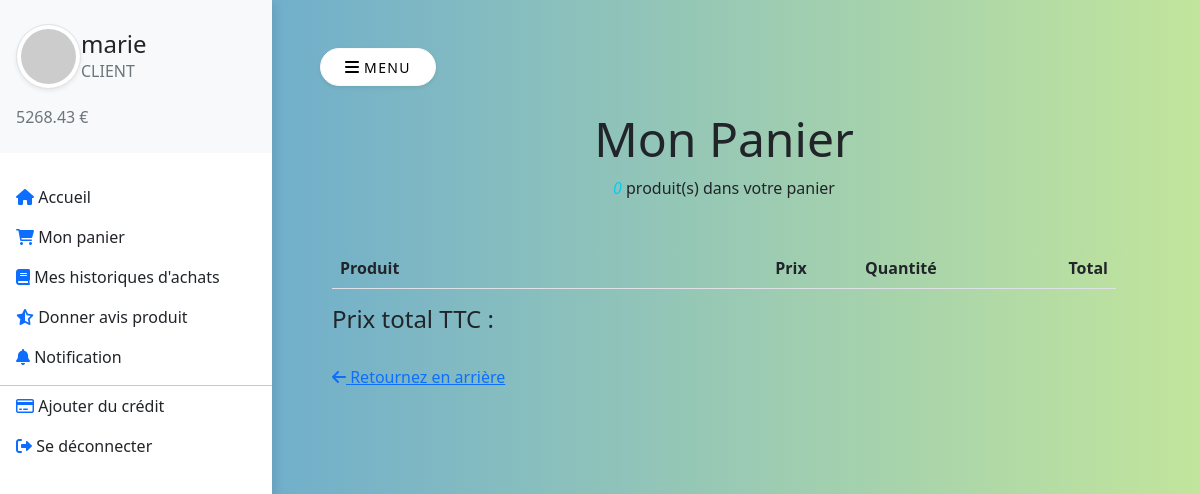
The page /index.php?p=panier (signed in) on the database as committed earlier.
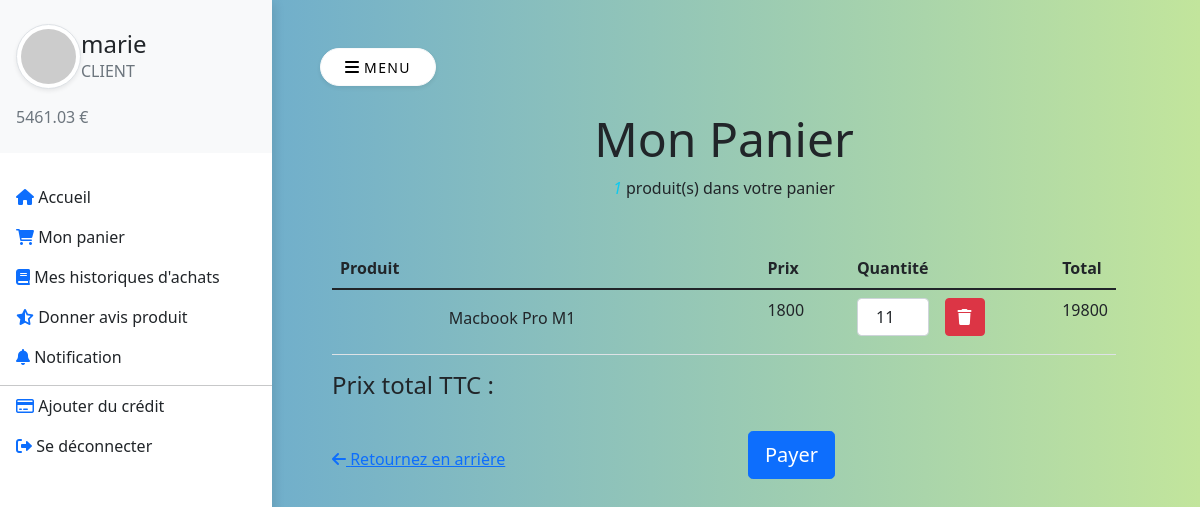
The same page on the database as committed later.
### tables this page shows
CREATE TABLE "utilisateur" (
	"id"	TEXT NOT NULL,
	"ville"	TEXT NOT NULL,
	"mdp"	TEXT NOT NULL,
	"role"	TEXT NOT NULL,
	"solde"	INTEGER NOT NULL DEFAULT 0,
	PRIMARY KEY("id")
);

CREATE TABLE "produit_panier" (
	"idPanier"	INTEGER NOT NULL,
	"idProduit"	INTEGER NOT NULL,
	"quantite"	INTEGER,
	PRIMARY KEY("idPanier","idProduit"),
	FOREIGN KEY("idPanier") REFERENCES "panier"("id")
);

CREATE TABLE "produit" (
	"id"	INTEGER NOT NULL,
	"idCategorie"	INTEGER,
	"image"	INTEGER,
	"ref"	TEXT NOT NULL,
	"quantite"	INTEGER NOT NULL,
	"prixUnit"	INTEGER NOT NULL,
	"description"	TEXT,
	"dateAjout"	TEXT,
	PRIMARY KEY("id")
);

### BDD/Commun.php (called while the page is built, shortened)
<?php
class Commun {
    protected $pdo;
    function __construct()
    {
        $this->pdo = new PDO('sqlite:../BDD/commerce.db', null, null, [
            PDO::ATTR_ERRMODE => PDO::ERRMODE_EXCEPTION,
            PDO::ATTR_DEFAULT_FETCH_MODE => PDO::FETCH_ASSOC
        ]);
    }
    function getRole($id): string
    {
        $req = "SELECT role FROM utilisateur WHERE id = :id";
        $p = $this->pdo->prepare($req);
        $p->execute([
            'id' => $id
        ]);
        return $p->fetch()['role'];
    }
    function getLeProduit(int $idProduit): array
    {
        $req = "SELECT * FROM produit WHERE id = :idProduit";
        $p = $this->pdo->prepare($req);
        $p->execute([
            'idProduit' => $idProduit
        ]);
        return $p->fetch();
    }
}

### BDD/client/Client.php (called while the page is built, shortened)
<?php
class Client extends Commun {
    function getMonSolde(): float
    {
        $req = "SELECT solde FROM utilisateur WHERE id = :utilisateurActuel";
        $p = $this->pdo->prepare($req);
        $p->execute([
            'utilisateurActuel' => $_SESSION['id']
        ]);
        return $p->fetch()['solde'];
    }
    function getLesProduitsPanier(): array
    {
        $req = "SELECT * FROM produit_panier
                WHERE idPanier =
                    (SELECT id FROM panier
                    WHERE idUtilisateur = :utilisateurActuel
                    AND statut = 'EN COURS')";
        $p = $this->pdo->prepare($req);
        $p->execute([
            'utilisateurActuel' => $_SESSION['id']
        ]);
        return $p->fetchAll();
    }
}

### elements/varProduit.php (called while the page is built, shortened)
<?php
$leProduit = (array)$pdo->getLeProduit($id);
$ref = htmlentities($leProduit['ref']);
$quantite = (int)$leProduit['quantite'];
$prixUnit = (float)$leProduit['prixUnit'];

### pages/client/panier.php (the view, shortened to what the changed rows need)
<section>
    <div class="container">
        <div class="row w-100">
            <div class="col-lg-12 col-md-12 col-12">
                <h3 class="display-5 mb-2 text-center">Mon Panier</h3>
                <p class="mb-5 text-center">
                    <i class="text-info font-weight-bold" id="nbProduitsPanier"><?= $nbProduits ?></i> produit(s) dans votre panier
                </p>
                <table id="shoppingCart" class="table table-condensed table-responsive">
                    <thead>
                        <tr>
                            <th style="width:60%">Produit</th>
                            <th style="width:12%">Prix</th>
                            <th style="width:10%">Quantité</th>
                            <th style="width:16%"></th>
                            <th style="width:16%">Total</th>
                        </tr>
                    </thead>
                    <tbody>
                        <?php foreach ($lesProduits as $produit):
                            $id = (int)$produit['idProduit'];
                            $quantiteUtilisateur = (int)$produit['quantite'];
                            require dirname(__DIR__, 2) . DIRECTORY_SEPARATOR . 'elements' . DIRECTORY_SEPARATOR . 'varProduit.php';
                            $totalProduit = ($quantiteUtilisateur*$prixUnit);
                        ?>
                            <tr class="leProduit-panier">
                                <td data-th="Product">
                                    <div class="row">
                                        <div class="col-md-3 text-left">
                                        </div>
                                        <div class="col-md-9 text-left mt-sm-2">
                                            <p class="font-weight-light"><?= $ref ?></p>
                                        </div>
                                    </div>
                                </td>
                                <td data-th="Price" id="prix"><?= $prixUnit ?></td>
                                <td data-th="Quantity">
                                    <input type="number" oninput="updateQuantite(<?= $id ?>, <?= $prixUnit ?>, this)" class="form-control form-control text-center quantiteUtilisateur" value="<?= $quantiteUtilisateur ?>" min="1" max="<?= $quantite ?>">
                                </td>
                                <td class="actions" data-th="">
                                    <div class="text-right">
                                        <button class="btn btn-danger" onclick="supprimerProduitPanier(<?= $id ?>, this)">
                                            <i class="fas fa-trash"></i>
                                        </button>
                                    </div>
                                </td>
                                <td data-th="Total" class="totalProduit"><?= $totalProduit ?></td>
                            </tr>
                        <?php endforeach ?>
                    </tbody>
                </table>
                <div class="float-right text-right">
                    <h4>Prix total TTC :</h4>
                </div>
            </div>
        </div>
        <div class="row mt-4 d-flex align-items-center">
            <?php if ($nbProduits > 0): ?>
                <div class="col-sm-6 order-md-2 text-right">
                    <button class="btn btn-primary mb-4 btn-lg pl-5 pr-5" id="payer" onclick="payer()">Payer</button>
                </div>
            <?php endif ?>
            <div class="col-sm-6 mb-3 mb-m-1 order-md-1 text-md-left">
                <a href="index.php?p=accueil"><i class="fas fa-arrow-left mr-2"></i> Retournez en arrière</a>
            </div>
        </div>
    </div>
</section>

### elements/header.php (shortened to what the changed rows need)
<!DOCTYPE html>
<html lang="fr">
<head>
    <link rel="stylesheet" href="https://cdnjs.cloudflare.com/ajax/libs/font-awesome/6.0.0-beta3/css/all.min.css" />
    <link href="https://cdn.jsdelivr.net/npm/bootstrap@5.1.3/dist/css/bootstrap.min.css" rel="stylesheet">
    <link rel="stylesheet" href="<?= $css ?>">
</head>
<body>
    <div class="vertical-nav bg-white h-100" id="sidebar">
        <div class="py-4 px-3 mb-4 bg-light">
            <div class="media d-flex align-items-center"><img src="https://picsum.photos/200" alt="..." width="65" class="mr-3 rounded-circle img-thumbnail shadow-sm">
                <div class="media-body">
                    <h4 class="m-0"><?= $sid ?></h4>
                    <p class="font-weight-light text-muted mb-0"><?= $role ?? 'Visiteur' ?></p>
                </div>
            </div>
            <p class="font-weight-light text-muted mb-0 mt-3" id="credit"><?= $credit ?></p>
        </div>
    </div>
    <div class="page-content p-5" id="content">

Rows that differ between the two databases and show on the page:
changed utilisateur "CLIENT": solde "5268.43 €" → "5461.03 €"
added produit_panier: idProduit.ref "Macbook Pro M1", idProduit.prixUnit "1800", quantite "11", quantite.prixUnit "19800"
Other text that changed with them:
$nbProduits: "0" → "1"
text now shown: "Payer"
